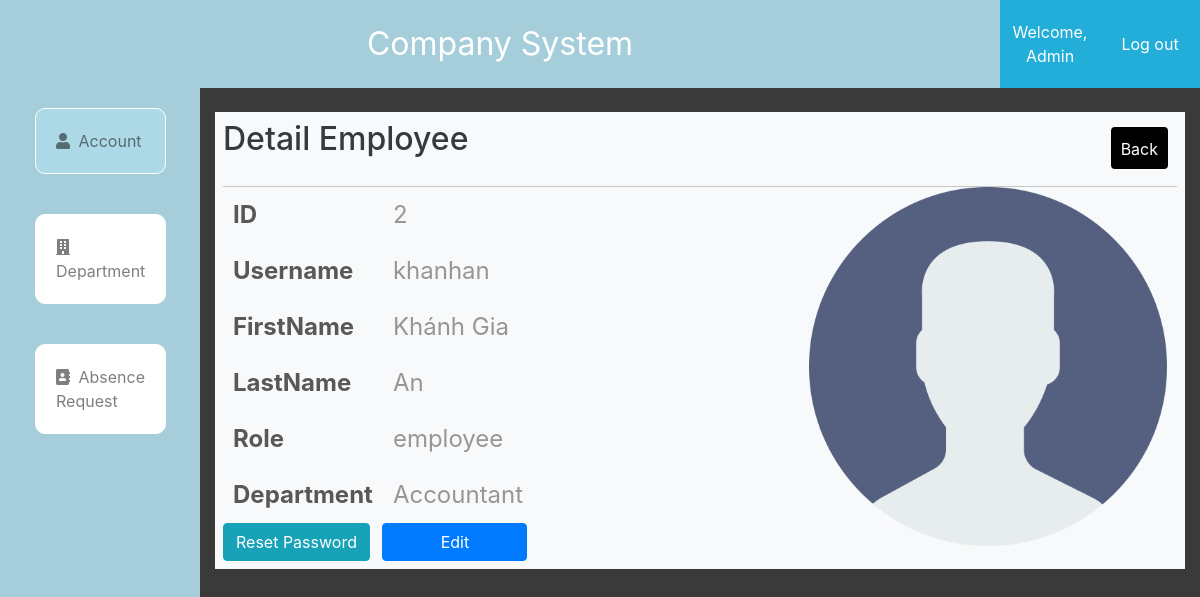
Page /admin/detailEmployee.php?id=2 (signed in) on the earlier database version.
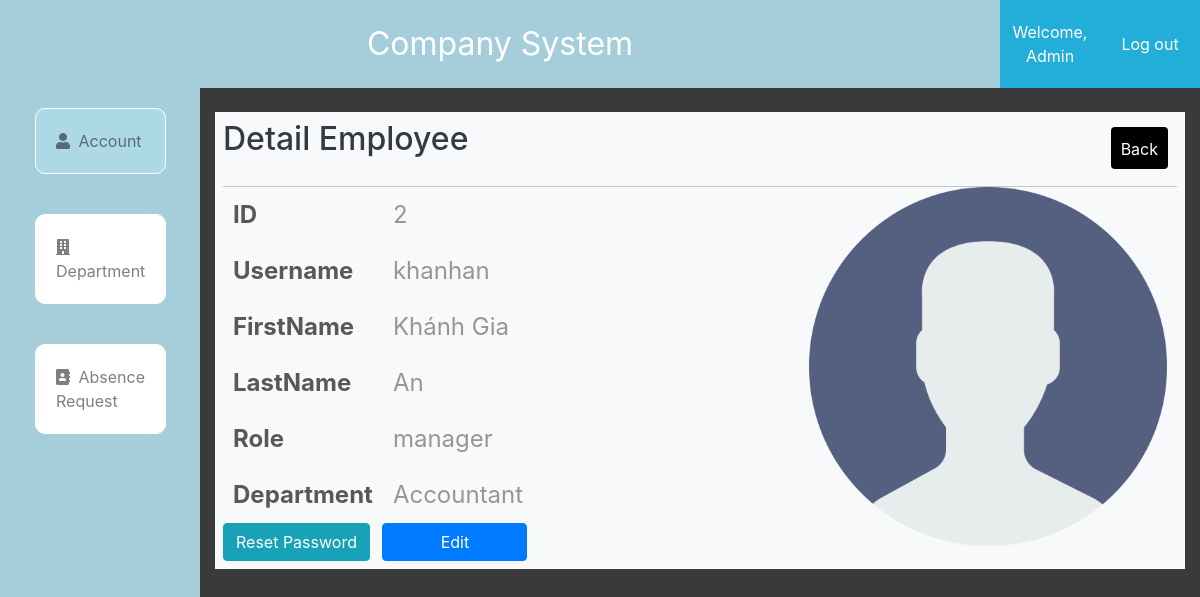
Same page on the later database version.
### tables this page shows
CREATE TABLE `employee` (
  `id` int(11) NOT NULL,
  `username` varchar(255) NOT NULL,
  `password` varchar(255) NOT NULL,
  `firstname` varchar(255) NOT NULL,
  `lastname` varchar(255) NOT NULL,
  `role` varchar(255) NOT NULL DEFAULT 'employee',
  `department` varchar(255) DEFAULT NULL,
  `activated` bit(1) DEFAULT b'0',
  `avatar` varchar(255) NOT NULL DEFAULT 'images/user.png',
  `pass_md5` varchar(255) NOT NULL
);

### admin/db.php (called while the page is built, shortened)
<?php
    function open_database(){
        $conn = new mysqli(HOST,USER,PASS,DB);
        return $conn;
    }
    function get_info_employee_byid($id){
        $sql = "select * from employee where id = ? ";
        $conn = open_database();
        $stm = $conn->prepare($sql);
        $stm->bind_param('i',$id);
        if(!$stm->execute()){
            return array('code'=>1,'error'=>'Command not execute');
        }
        $result = $stm->get_result();
        $data = array();
        if($result->num_rows==0){
            return array('code'=>2,'error'=>'Database is empty');
        }else{
            while($row = $result->fetch_assoc()){
                $data[] = $row;
            }
        }
        return array('code'=>0,'data'=>$data);
    }
?>

### admin/detailEmployee.php (the view, shortened to what this page needs)
<?php
    require_once('db.php');
?>
<!DOCTYPE html>
<html lang="en">
<head>
	<link rel="stylesheet" href="https://maxcdn.bootstrapcdn.com/bootstrap/4.5.2/css/bootstrap.min.css">
    <link rel="stylesheet" href="https://use.fontawesome.com/releases/v5.7.2/css/all.css"
>
	<link rel="stylesheet" href="style2.css">
</head>
<body>
    <div class="container-fluid admin-section-header">
        <div class="row">
			<div class="col-sm-10 col-md-10 col-lg-10 col-xl-10 admin-logo">
			    Company System
			</div>
			<div class="col-sm-1 col-md-1 col-lg-1 col-xl-1 admin-login-info">
    			<a href="account.php">Welcome, <?= $_SESSION['name'] ?></a>
			</div>
			<div class="col-sm-1 col-md-1 col-lg-1 col-xl-1 admin-login-info">
    			<a href="../logout.php">Log out</a>
			</div>
		</div>
		<div class="row h-100">
			<div class="  col-md-2 col-lg-2 col-xl-2  admin-section1">
				<nav class="  navbar-expand-lg navbar-light  ">
					<div class="collapse navbar-collapse" id="navbarSupportedContent">
						<ul class="navbar-nav" style="flex-direction: column;">
                            <li class="nav-item active-menu">
								<a class="nav-link p20" href="index.php"><i class="fas fa-user"></i>  Account </a>
							</li>
							<li class="nav-item ">
								<a class="nav-link p20" href="department.php"> <i class="fas fa-building"></i>  Department</a>
							</li>
							<li class="nav-item">
								<a class="nav-link p20" href="dayoff.php"><i class="fas fa-address-book"></i>  Absence Request</a>
							</li>
						</ul>
					</div>
				</nav>
			</div>
			<div class="col-md-10 col-lg-10 col-xl-10 ">
				<div class="bg-light mt-4 text-dark p-2">
                    <div class="admin-panel-section-header ">
                        <h2>Detail Employee </h2>
                        <a class="addbtn btn " style="background-color: black;" href="index.php">Back</a>
                    </div>
                    <div class="account-container" style="position: relative;">
                        <?php
                            $id = $_GET['id'];
                            $result = get_info_employee_byid($id);
                            if($result['code'] == 0){
                                $data = $result['data'];
                                foreach($data as $row){
                                    $username = $row['username'];
                                    $firstname = $row['firstname'];
                                    $lastname = $row['lastname'];
                                    ?>
                                        <div class="image-box">
                                                <img src="../<?= $row['avatar'] ?>" alt="Avatar">
                                        </div>
                                        <table class="table-hover">
                                            <tr>
                                                <td>ID</td>
                                                <td><?= $row['id']?></td>
                                            </tr>
                                            <tr>
                                                <td>Username</td>
                                                <td><?= $row['username']?></td>
                                            </tr>
                                            <tr>
                                                <td>FirstName</td>
                                                <td><?= $row['firstname']?></td>
                                            </tr>
                                            <tr>
                                                <td>LastName</td>
                                                <td><?= $row['lastname']?></td>
                                            </tr>
                                            <tr>
                                                <td>Role</td>
                                                <td><?= $row['role']?></td>
                                            </tr>
                                            <tr>
                                                <td>Department</td>
                                                <td><?= $row['department']?></td>
                                            </tr>
                                        </table>
                                        <a id="btnReset"
                                            class="btn btn-info bg-info"
                                            data-toggle="modal"
                                            data-target="#reset-modal"
                                            onclick="handleTransferToReset('<?= $username ?>')"
                                        >
                                            Reset Password
                                        </a>
                                        <a
                                            style="min-width: 145px;"
                                            class="btn btn-primary bg-primary"
                                            data-toggle="modal"
                                            data-target="#edit-employee-detail"
                                            onclick="handleTransferToUpdate('<?= $id ?>','<?= $firstname ?>','<?= $lastname ?>')"
                                        >
                                            Edit
                                        </a>
                                    <?php
                                }
                            }
                        ?>
                    </div>
				</div>
            </div>
		</div>
	</div>
</body>
</html>

### admin/style2.css (style rules this page uses)
* { margin: 0; padding: 0; box-sizing: border-box; }
body { background-color: lightblue; height: 100vh; }
.admin-section-header { color: #FFF; background-color: #3a3a3a; }
.admin-logo { text-align: center; padding: 20px; background-color: #a6ceda; font-size: 2rem; }
.admin-login-info { background-color: #22aed8; display: flex; justify-content: center; text-align: center; align-items: center; }
.admin-login-info a { color: white !important; }
.h-100 { height: 100vh !important; }
.admin-section1 { background-color: #a6ceda; }
.admin-section1 ul li { list-style: none; color: black; transition: all 0.3s ease; position: relative; cursor: pointer; border: 1px solid white; background-color: white; margin: 20px 20px; border-radius: 10px; }
.p20 { padding: 20px !important; align-items: center; overflow-x: hidden; }
.p20 i { margin-right: 4px; }
td { padding: 10px ; }
.addbtn { position: absolute; right: 24px; border-radius: 4px; border: none; padding: 10px; margin-top: 10px; text-align: center; background-color: lightblue; color: #FFF; transition: all 0.7s ease; cursor: pointer; height: 42px; }
.admin-panel-section-header { display: flex; align-items: center; justify-content: flex-start; padding-bottom: 20px; border-bottom: #c7c7c7 1px solid; }
.active-menu { background-color: lightblue !important; }
.account-container > table { font-size: 24px; }
.account-container td { text-align: left; color: #969696; }
.account-container table tr td:first-child { color: #585858; font-weight: bold; }
.image-box { position: absolute; right: 10px; display: flex; justify-content: flex-end; }
.image-box img { max-width: 70%; }
.btn { margin-right: 8px !important; }

Differences in the rows shown:
changed employee "khanhan": role "employee" → "manager"
